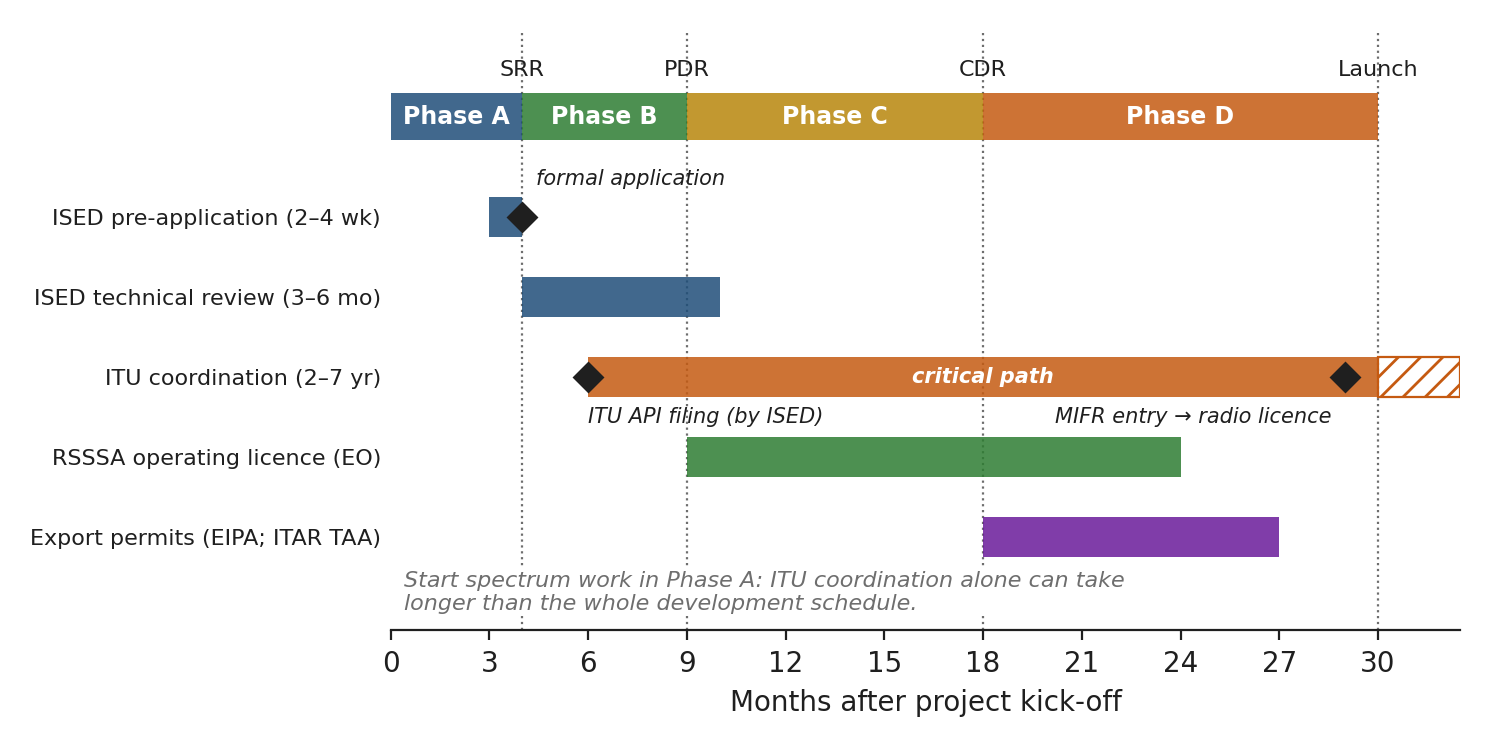

This figure's Python source:
"""Licensing timeline for a Canadian CubeSat overlaid on the Phase A–D schedule (Ch 2 §2.7.4).

Schedule: the Chapter 2 Problem 4 project (SRR ≈ month 4, PDR month 9, CDR
month 18, launch month 30). Regulatory durations are the indicative values of
Table 2.1 (ISED pre-application 2–4 weeks; ISED technical review 3–6 months;
ITU coordination 2–7 years) and of §2.6/§2.8 (RSSSA licence and export permits
must be in hand before launch; apply early). The bars are indicative, not a
prediction for any particular mission.
"""
from pathlib import Path

import matplotlib.pyplot as plt
from matplotlib.patches import Rectangle
from oer_style import apply_style, COLORS, save

apply_style()

fig, ax = plt.subplots(figsize=(6.9, 3.9))
T_END = 30

# --- lifecycle phases (top band) --------------------------------------------
phases = [("Phase A", 0, 4), ("Phase B", 4, 9), ("Phase C", 9, 18), ("Phase D", 18, 30)]
cols = [COLORS["accent"], COLORS["accent_3"], COLORS["accent_5"], COLORS["accent_2"]]
y_ph = 8.0
for (name, a, b), c in zip(phases, cols):
    ax.add_patch(Rectangle((a, y_ph - 0.35), b - a, 0.7, facecolor=c, alpha=0.85, lw=0))
    ax.text((a + b) / 2, y_ph, name, ha="center", va="center", color="white",
            fontsize=8.5, fontweight="bold")
for m, lab in [(4, "SRR"), (9, "PDR"), (18, "CDR"), (30, "Launch")]:
    ax.axvline(m, color=COLORS["grey"], lw=0.8, ls=":", zorder=0)
    ax.text(m, y_ph + 0.55, lab, ha="center", va="bottom", fontsize=8, color=COLORS["ink"])

# --- regulatory tasks (bars) -------------------------------------------------
# (label, start, end, colour, note)
tasks = [
    ("ISED pre-application (2–4 wk)", 3.0, 4.0, COLORS["accent"], ""),
    ("ISED technical review (3–6 mo)", 4.0, 10.0, COLORS["accent"], ""),
    ("ITU coordination (2–7 yr)", 6.0, 30.0, COLORS["accent_2"], "critical path"),
    ("RSSSA operating licence (EO)", 9.0, 24.0, COLORS["accent_3"], ""),
    ("Export permits (EIPA; ITAR TAA)", 18.0, 27.0, COLORS["accent_4"], ""),
]
for i, (lab, a, b, c, note) in enumerate(tasks):
    y = 6.5 - i * 1.2
    ax.add_patch(Rectangle((a, y - 0.3), b - a, 0.6, facecolor=c, alpha=0.85, lw=0))
    if note:
        ax.text((a + b) / 2, y, note, ha="center", va="center", fontsize=7.5,
                color="white", style="italic", fontweight="bold")
# ITU coordination may run past launch: hatched extension
ax.add_patch(Rectangle((30, 6.5 - 2 * 1.2 - 0.3), 2.5, 0.6, facecolor="none",
                       edgecolor=COLORS["accent_2"], hatch="///", lw=0.8, clip_on=True))

# --- milestones (diamonds) ---------------------------------------------------
ms = [
    (4.0, 6.5, "formal application"),
    (6.0, 6.5 - 2 * 1.2, "ITU API filing (by ISED)"),
    (29.0, 6.5 - 2 * 1.2, "MIFR entry;\nradio licence"),
]
for x, y, lab in ms:
    ax.plot(x, y, marker="D", ms=7, color=COLORS["ink"], zorder=5)
ax.text(4.4, 6.5 + 0.42, "formal application", ha="left", va="bottom", fontsize=7.5, style="italic")
ax.text(6.0, 6.5 - 2 * 1.2 - 0.45, "ITU API filing (by ISED)", ha="left", va="top",
        fontsize=7.5, style="italic")
ax.text(28.6, 6.5 - 2 * 1.2 - 0.45, "MIFR entry → radio licence", ha="right", va="top",
        fontsize=7.5, style="italic")

ax.text(0.4, 0.55, "Start spectrum work in Phase A: ITU coordination alone can take\n"
        "longer than the whole development schedule.", fontsize=8, style="italic",
        color=COLORS["grey"], va="bottom",
        bbox=dict(boxstyle="square,pad=0.1", facecolor="white", edgecolor="none"))

ax.set_xlim(0, 32.5)
ax.set_ylim(0.3, 9.3)
ax.set_xlabel("Months after project kick-off")
ax.set_xticks(range(0, 31, 3))
ax.set_yticks([6.5 - i * 1.2 for i in range(len(tasks))])
ax.set_yticklabels([t[0] for t in tasks], fontsize=8)
ax.tick_params(axis="y", length=0)
ax.grid(False)
ax.spines["left"].set_visible(False)
save(fig, Path(__file__).stem)
